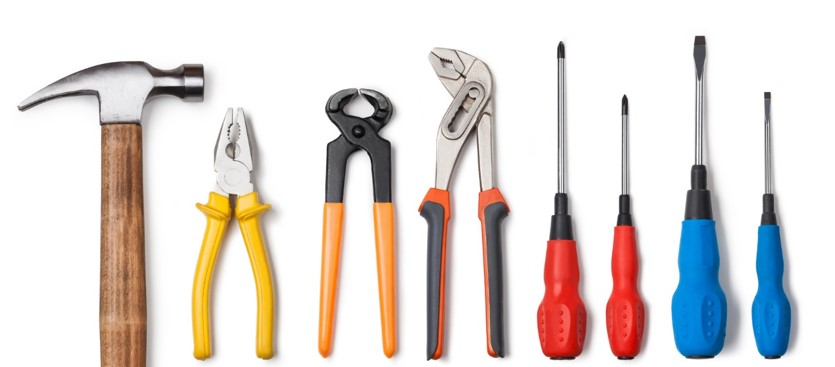
#> input picture fotos/ferramentas.jpg, 835 x 367 px, found by its file name
$ python contornos.py
#> lines starting #> are read from the running program, lines starting #| are printed output that depends on the picture; after the words box and inside, x2 and y2 are one past the last pixel; in counts of white or black regions, pixels touching at a corner belong together
import cv2 as cv
import numpy as np

imagem = cv.imread(filename='/home/mikael/scripts/python/svc/fotos/ferramentas.jpg')
#> imagem is the input picture: shape (367, 835, 3); mean B, G, R 213.9, 217.3, 224.3

imagem_gray = cv.cvtColor(src=imagem, code=cv.COLOR_BGR2GRAY)  # diminui levemente o ruido
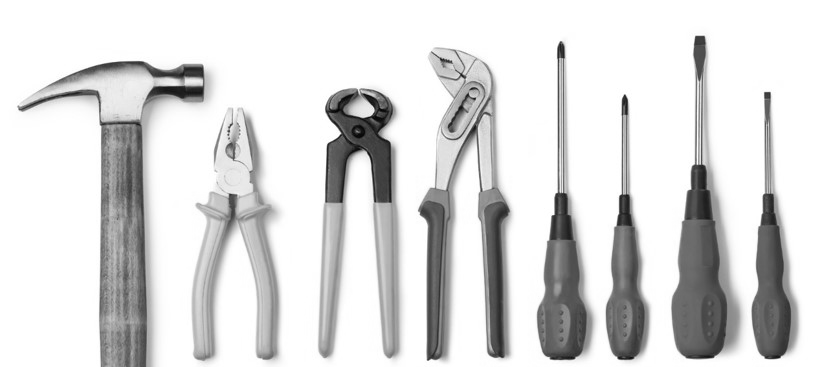
#> imagem_gray: shape (367, 835); min 4, max 255, mean 219

cv.imshow(winname='ferramentas gray', mat=imagem_gray)

'''============================================ blur =================================================='''

imagem_blur = cv.GaussianBlur(src=imagem_gray, ksize=(3, 3), sigmaX=cv.BORDER_DEFAULT)

'''============================================ canny Cascade =================================================='''

contorno_canny_gray = cv.Canny(image=imagem_blur,
                                threshold1=5,
                                threshold2=255,
                                apertureSize=3,
                                L2gradient=True)
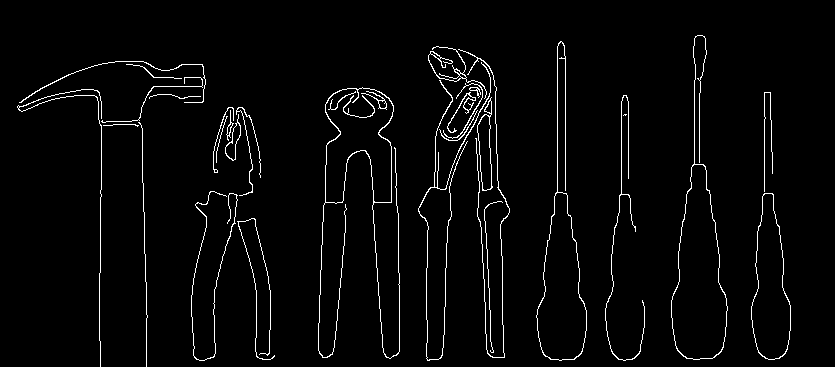
#> contorno_canny_gray: shape (367, 835); 2.9% white in thin lines or dots, all inside (x1, y1, x2, y2) = (17, 35, 791, 367)

cv.imshow(winname='contorno canny cascade gray', mat=contorno_canny_gray)

'''============================================ func threshold =================================================='''

#> (the run stopped early here; a loop or call above may not have finished)

$ run again, with fotos/pessoas1.jpg copied over fotos/ferramentas.jpg
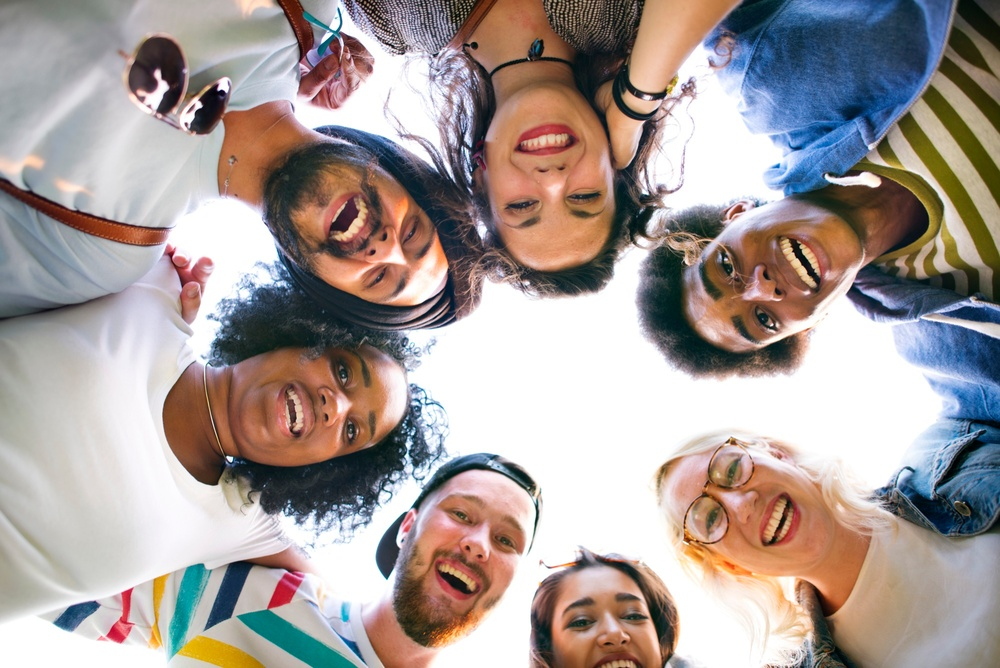
#> input picture fotos/pessoas1.jpg, 1000 x 668 px, shrunk from 2000 x 1335 before the run, found by its file name
#> imagem is the input picture: shape (668, 1000, 3); mean B, G, R 152.7, 156.2, 167
#> `imagem_gray = cv.cvtColor(src=imagem, code=cv.COLOR_BGR2GRAY)`:
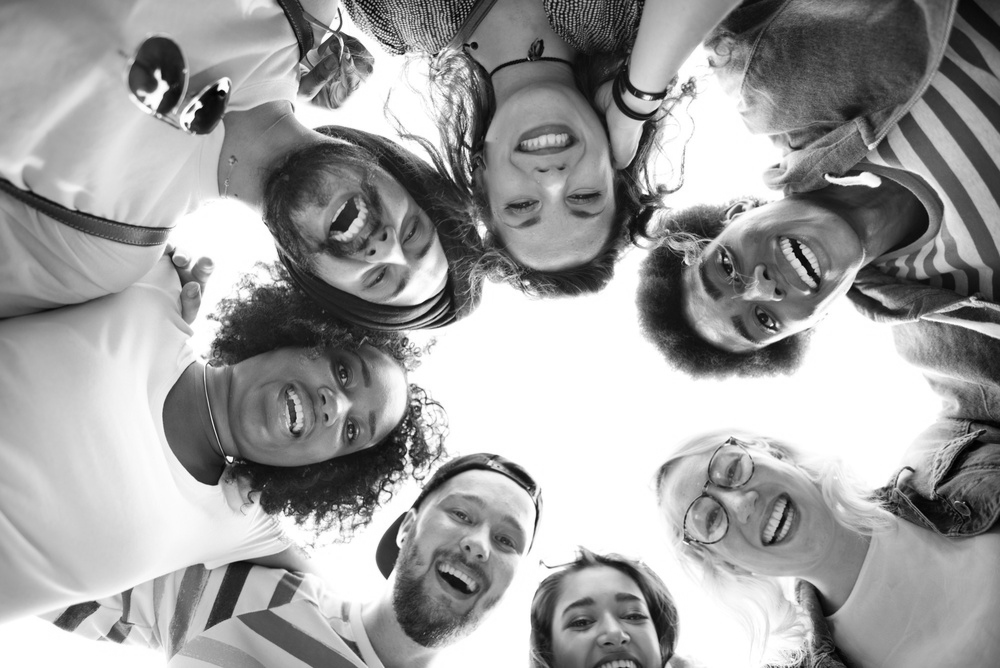
#> imagem_gray: shape (668, 1000); min 0, max 255, mean 159
#> `contorno_canny_gray = cv.Canny(image=imagem_blur, threshold1=5, thresh..`:
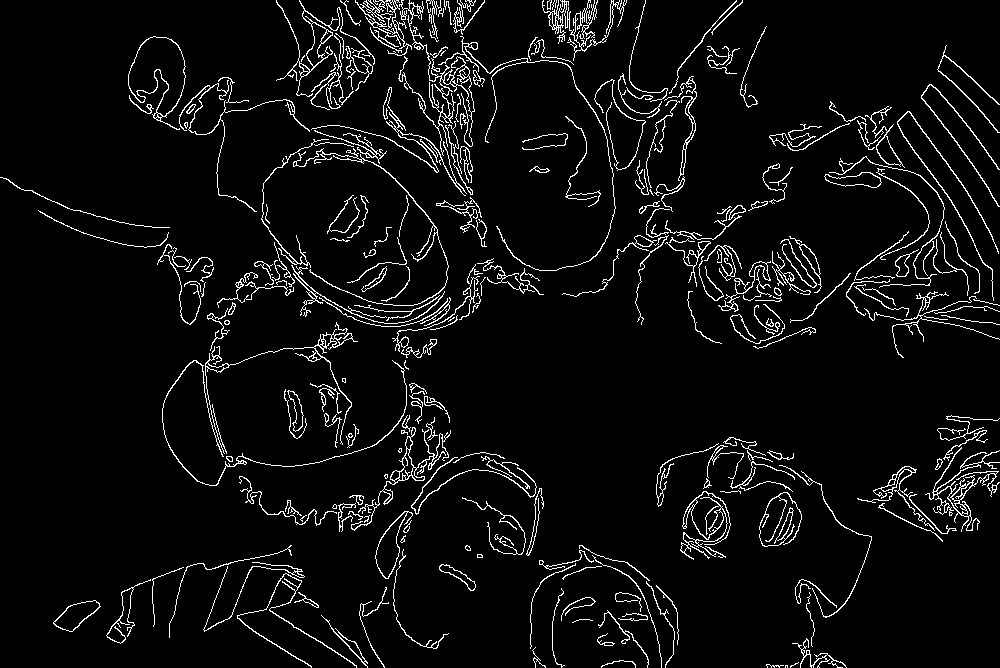
#> contorno_canny_gray: shape (668, 1000); 5.3% white in thin lines or dots

$ run again, with fotos/pessoas2.jpg copied over fotos/ferramentas.jpg
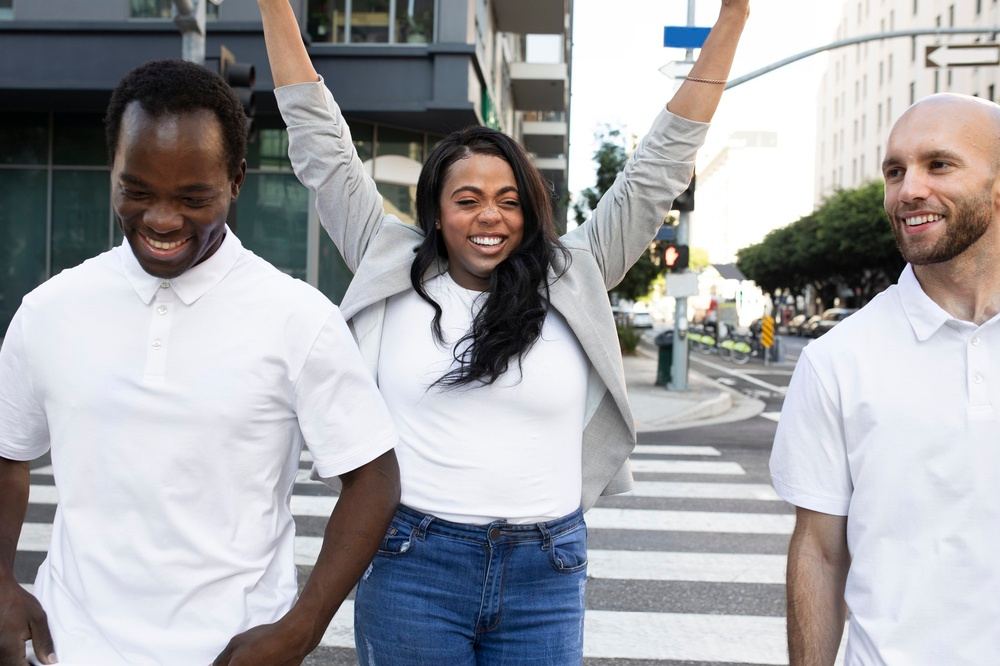
#> input picture fotos/pessoas2.jpg, 1000 x 666 px, shrunk from 2000 x 1333 before the run, found by its file name
#> imagem is the input picture: shape (666, 1000, 3); mean B, G, R 166.3, 163, 163.2
#> `imagem_gray = cv.cvtColor(src=imagem, code=cv.COLOR_BGR2GRAY)`:
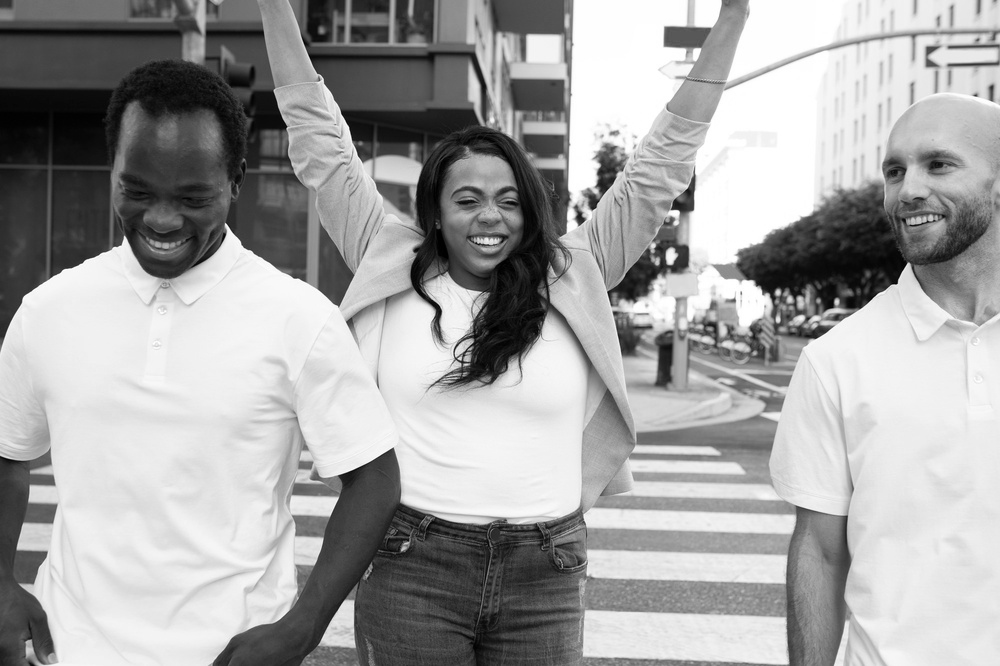
#> imagem_gray: shape (666, 1000); min 0, max 255, mean 163.4
#> `contorno_canny_gray = cv.Canny(image=imagem_blur, threshold1=5, thresh..`:
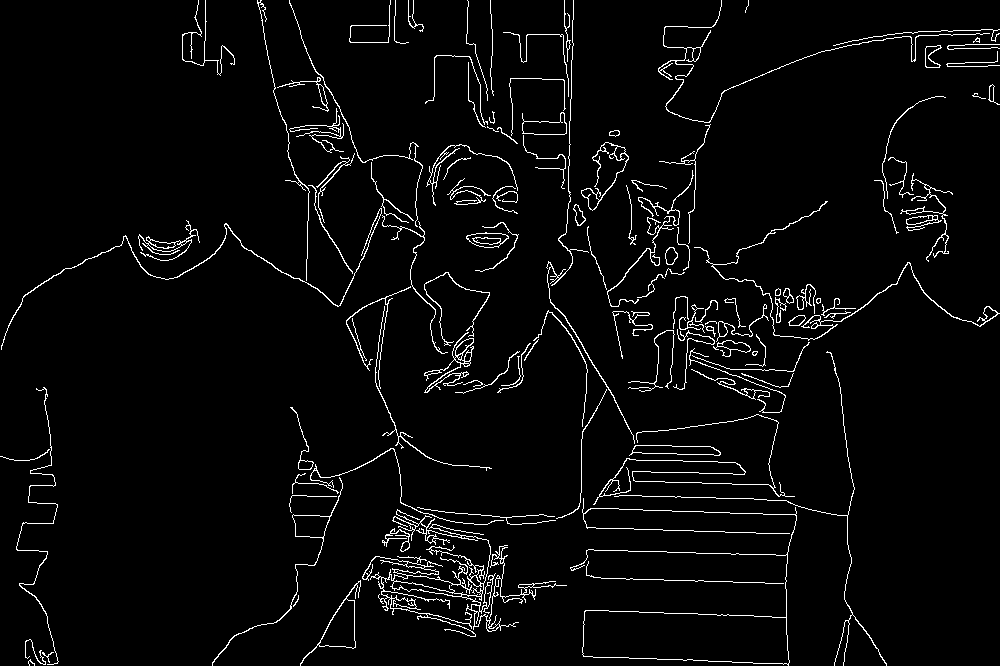
#> contorno_canny_gray: shape (666, 1000); 3.6% white in thin lines or dots
